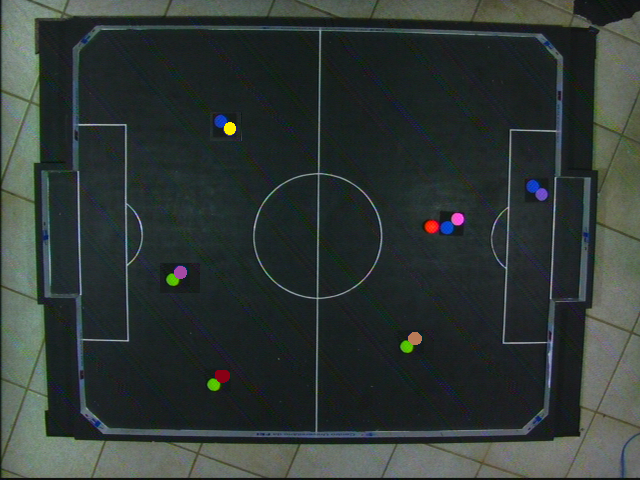
#> input picture Processamento/Images/template.png, 640 x 480 px
$ python 'normalization test.py'   (older library calls are emulated)
#> lines starting #> are read from the running program, lines starting #| are printed output that depends on the picture; after the words box and inside, x2 and y2 are one past the last pixel; in counts of white or black regions, pixels touching at a corner belong together
import imutils
import cv2
import numpy as np
import time

start_time = time.time()


image = cv2.imread("./Images/template.png")
#> image is the input picture: shape (480, 640, 3); mean B, G, R 53.5, 56.2, 47.9

gray = cv2.cvtColor(image, cv2.COLOR_BGR2GRAY)
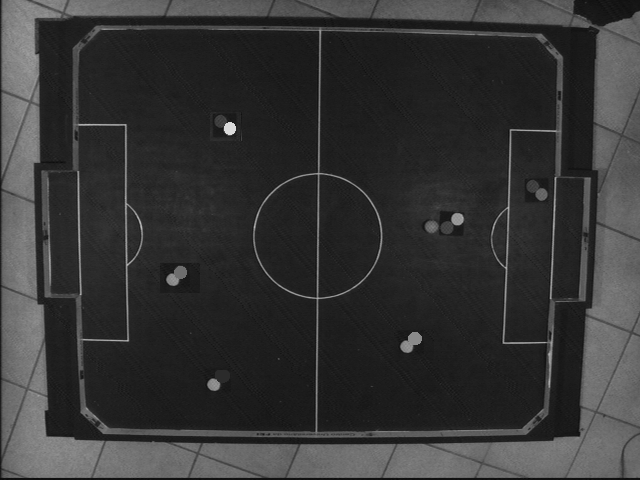
#> gray: shape (480, 640); min 10, max 218, mean 53.5
clahe = cv2.createCLAHE(clipLimit=2.0, tileGridSize=(8,8))
cl1 = clahe.apply(gray)
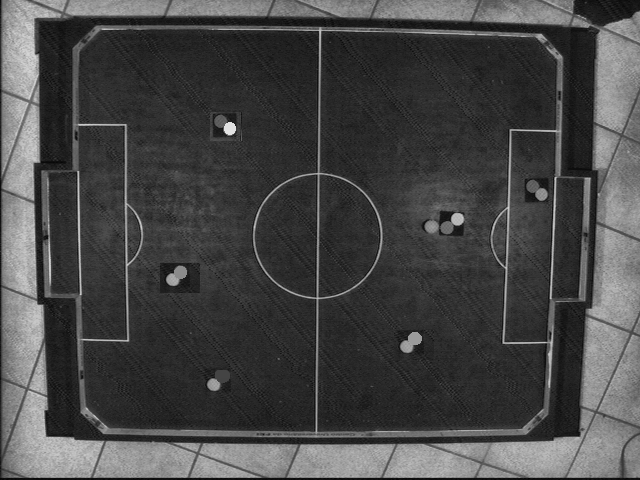
#> cl1: shape (480, 640); min 6, max 226, mean 71.2

cv2.imwrite('./Images/bnw.jpg',gray)

boundaries = [
	([210], [240]),
     ([105], [113]),
]

n=0

for (lower, upper) in boundaries:
    lower = np.array(lower, dtype = "uint8")
    upper = np.array(upper,dtype="uint8")

    mask = cv2.inRange(gray, lower, upper)
    output = cv2.bitwise_and(gray, gray, mask = mask)


    thresh = cv2.threshold(output, 60, 255, cv2.THRESH_BINARY)[1]
    thresh = cv2.erode(thresh, None, iterations=2)
    thresh = cv2.dilate(thresh, None, iterations=2)
    cv2.imwrite('./Images/thresh'+str(n)+'.jpg',thresh)

    cnts = cv2.findContours(thresh.copy(), cv2.RETR_EXTERNAL,
                        cv2.CHAIN_APPROX_SIMPLE)

    n+=1
    cnts = cnts[0] if imutils.is_cv2() else cnts[1]
    for c in cnts:

        M = cv2.moments(c)
        cX = int(M["m10"] / M["m00"]) if (M["m00"]!=0) else int(M["m10"])
        cY = int(M["m01"] / M["m00"]) if (M["m00"]!=0) else int(M["m01"])
        cv2.drawContours(image, [c], -1, (0, 255, 0), 2)
#> this loop made 2 passes
#> pass 1, `mask = cv2.inRange(gray, lower, upper)`:
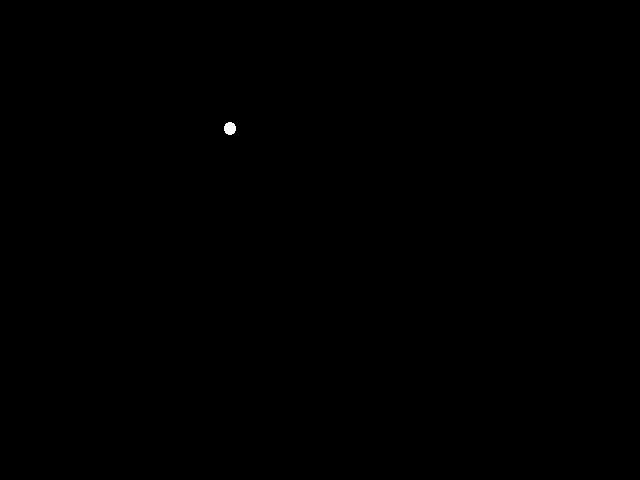
#> mask: shape (480, 640); 0.04% white; 1 white region, box (x1, y1, x2, y2) and area: (224, 122, 236, 135) 124
#> after the loop:
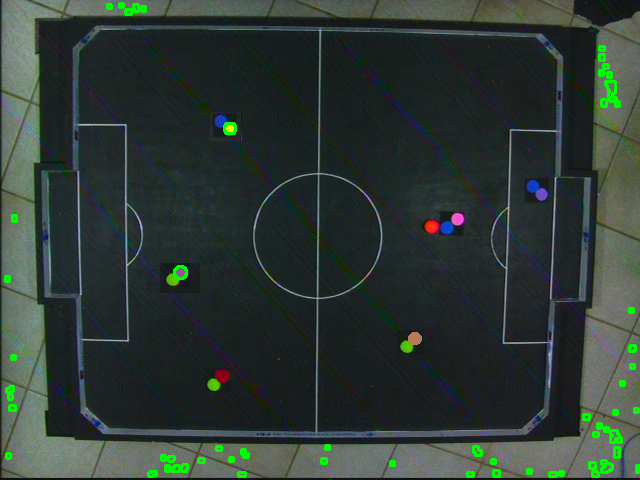
#> image: shape (480, 640, 3); 1.22% of pixels changed, all inside (x1, y1, x2, y2) = (4, 2, 640, 478)
#> after the loop:
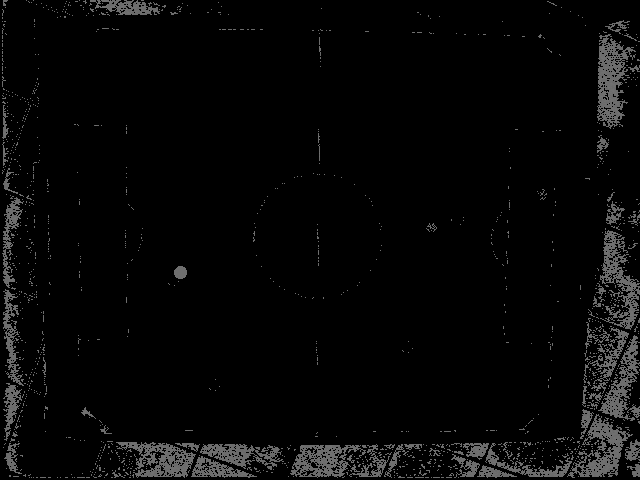
#> output: shape (480, 640); min 0, max 113, mean 7.2
#> after the loop, n = 2
        #cv2.circle(image, (cX, cY), 7, (255, 255, 255), -1)


print(time.time() - start_time)
cv2.imwrite('./Images/center.jpg',image)
